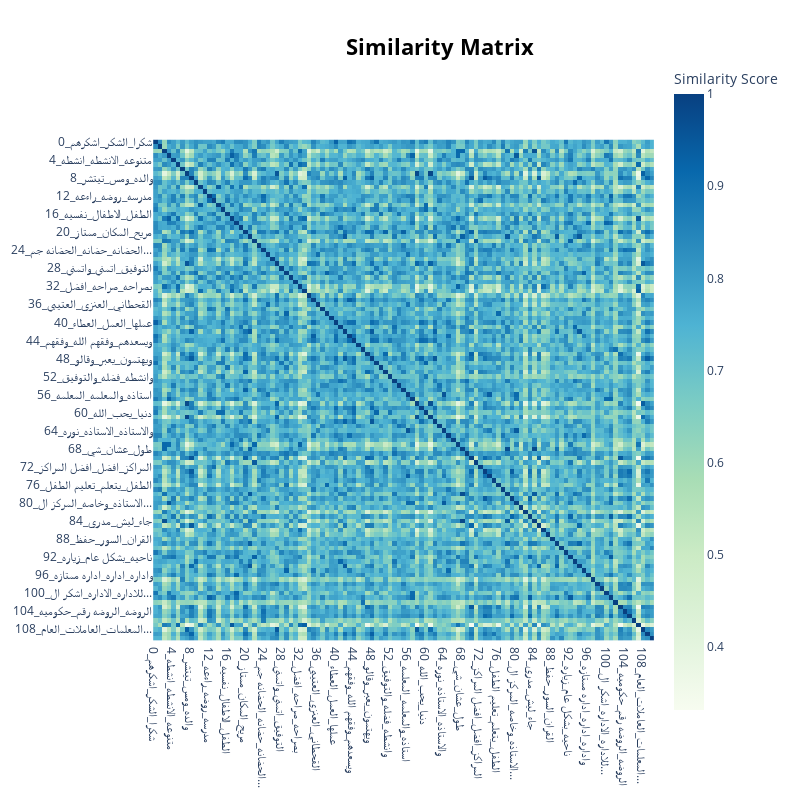

Notebook code for this chart:
### Code cell
topic_model.visualize_heatmap()

### Figure 1 — Plotly figure (JSON) as saved in the notebook; plotly's stock layout.template omitted (floating-point values rounded to 4 significant figures; data arrays with more than 128 entries replaced by an {"elided": "..."} marker saying what was removed)
{"data": [{"coloraxis": "coloraxis", "hovertemplate": "x: %{x}<br>y: %{y}<br>Similarity Score: %{z}<extra></extra>", "name": "0", "type": "heatmap", "x": ["0_شكرا_الشكر_اشكرهم", "1_المعلمات_ومعلمات_راءعات", "2_مو_اذا_شي", "3_واخص_بالشكر_الاستاذه", "4_متنوعه_الانشطه_انشطه", "5_ماشاء_ماشاء الله_ماشاءالله", "6_راءع_المركز راءع_اكثر راءع", "7_والتعامل_والفعاليات_واخلاص", "8_والده_ومس_تيتشر", "9_طفلي_طفلتي_لطفلي", "10_خير_الجزاء_خير الجزاء", "11_الرقم_رقم_ممكن", "12_مدرسه_روضه_راءعه", "13_افضل_الحضانات_افضل حضانه", "14_ميزان_بارك الله_بارك", "15_لله_الحمد_الحمدلله", "16_الطفل_الاطفال_نفسيه", "17_يسعدها_الله يسعدها_يعطيها", "18_الاداره_والاداره_راقي", "19_يسعدهم_الله يسعدهم_يوفقهم", "20_مريح_المكان_ممتاز", "21_طول_الحين_اللي", "22_ان_حتي_الي", "23_طاقم_وطاقم_عمل", "24_الحضانه_حضانه_الحضانه جم...", "25_ام_والده_عبدالله", "26_رقم_رقم سنوات_رقم شهور", "27_احترام_الترفيه_حريصين", "28_التوفيق_اتمني_واتمني", "29_الاطفال_يتعاملون_الطفل", "30_باذن_باذن الله_شاء", "31_تجربه_تجربتي_كانت", "32_بصراحه_صراحه_افضل", "33_العافيه_يعطيهم_يعطيهم ال...", "34_السلام_والاحترام_للكل", "35_وحسن_تعامل_وتعامل", "36_القحطاني_العنزي_العتيبي", "37_بيءه_وبيءه_بيءه امنه", "38_الاطفال_وحرصهم الاطفال_و...", "39_انصح_وانصح_الجميع", "40_عملها_العمل_العطاء", "41_مبسوط_الحمدلله_مبسوطه", "42_تعرف_شيء_شي", "43_وحسن_الراقي_الاستقبال", "44_ويسعدهم_وفقهم الله_وفقهم", "45_مناسبه_معقوله_الاسعار", "46_نظافه_النظافه_ونظافه", "47_مركز_مركز متكامل_المركز", "48_ويهتمون_يعبر_وقالو", "49_موفقين_بالتوفيق_التقدم", "50_المهارات_الطفل_مهارات", "51_مركز جميل_جميل_مركز", "52_وانشطه_فضله_والتوفيق", "53_مرتاحه_وانا_وانت", "54_للاطفال_ومناسب_للطفل", "55_المبني_والمبني_قديم", "56_استاذه_والمعلمه_المعلمه", "57_اشكر_الحضانه_لمديره", "58_والمعلمات_اسماء_", "59_والابتسامه_وابتسامه_الدا...", "60_دنيا_يحب_الله", "61_واهتمام__", "62_حبيت_وحبيت_حبيت المكان", "63_للاطفال_مكان_مجهزه", "64_والاستاذه_الاستاذه_نوره", "65_راقي_واسلوبها_وتعاملهم", "66_يستاهلون_نجوم_خمس", "67_استاذه_قمه_الاستاذه", "68_طول_عشان_شي", "69_وكانهم_لاحظت_كانهم", "70_الاهل_الظهر_ويحب", "71_بالاضافه الي_بالاضافه_اعلي", "72_المراكز_افضل_افضل المراكز", "73_والتعليميه_وزياده_والادا...", "74_ومعلمه_معلمه_والمعلمه", "75_ومتعاونين_ومتعاون_وممتعه", "76_الطفل_يتعلم_تعليم الطفل", "77_قمه_الاخلاق_قمه الاخلاق", "78_اشوف_اخذ_جيت", "79_العاليه_التربيه_التعليميه", "80_الاستاذه_وخاصه_المركز ال...", "81_ورعايه_اهتمام_رعايه", "82_مش_حاجه_اكتر", "83_ناحيه_المدرسه_ناحيه التع...", "84_جاء_ليش_مدري", "85_الداءم_داءم_داءما", "86_الحضانات_جربتها_افضل الح...", "87_الكلمه_بمعني الكلمه_بمعني", "88_القران_السور_حفظ", "89_المدرسه_الدراسه_يحب", "90_والانجليزي_انجليزي_العربيه", "91_بصدر رحب_بصدر_رحب", "92_ناحيه_بشكل عام_زياره", "93_وبنتي_كثير_استفادت", "94_خساره_والله_كلمه", "95_التعامل الاطفال_الاطفال_...", "96_واداره_اداره_اداره ممتازه", "97_مركز راءع_راءع_مركز", "98_متي_التسجيل_الرسوم", "99_ابتداءي_الترم_الابتداءي", "100_للاداره_الاداره_اشكر ال...", "101_المدرسه_المدرسه المدرسه...", "102_ونظافه_اكثر_", "103_الطلاب_التعليم_الطالب", "104_الروضه_الروضه رقم_حكوميه", "105_والمدرسه_المدرسه_مرتبه", "106_راءعه حضانه_حضانه راءعه...", "107_العافيه_يعطيكم العافيه_...", "108_المعلمات_العاملات_العام...", "109_وحنونين_مريحين_ماديين", "110_الحروف_وتعلم_الاحرف"], "xaxis": "x", "y": ["0_شكرا_الشكر_اشكرهم", "1_المعلمات_ومعلمات_راءعات", "2_مو_اذا_شي", "3_واخص_بالشكر_الاستاذه", "4_متنوعه_الانشطه_انشطه", "5_ماشاء_ماشاء الله_ماشاءالله", "6_راءع_المركز راءع_اكثر راءع", "7_والتعامل_والفعاليات_واخلاص", "8_والده_ومس_تيتشر", "9_طفلي_طفلتي_لطفلي", "10_خير_الجزاء_خير الجزاء", "11_الرقم_رقم_ممكن", "12_مدرسه_روضه_راءعه", "13_افضل_الحضانات_افضل حضانه", "14_ميزان_بارك الله_بارك", "15_لله_الحمد_الحمدلله", "16_الطفل_الاطفال_نفسيه", "17_يسعدها_الله يسعدها_يعطيها", "18_الاداره_والاداره_راقي", "19_يسعدهم_الله يسعدهم_يوفقهم", "20_مريح_المكان_ممتاز", "21_طول_الحين_اللي", "22_ان_حتي_الي", "23_طاقم_وطاقم_عمل", "24_الحضانه_حضانه_الحضانه جم...", "25_ام_والده_عبدالله", "26_رقم_رقم سنوات_رقم شهور", "27_احترام_الترفيه_حريصين", "28_التوفيق_اتمني_واتمني", "29_الاطفال_يتعاملون_الطفل", "30_باذن_باذن الله_شاء", "31_تجربه_تجربتي_كانت", "32_بصراحه_صراحه_افضل", "33_العافيه_يعطيهم_يعطيهم ال...", "34_السلام_والاحترام_للكل", "35_وحسن_تعامل_وتعامل", "36_القحطاني_العنزي_العتيبي", "37_بيءه_وبيءه_بيءه امنه", "38_الاطفال_وحرصهم الاطفال_و...", "39_انصح_وانصح_الجميع", "40_عملها_العمل_العطاء", "41_مبسوط_الحمدلله_مبسوطه", "42_تعرف_شيء_شي", "43_وحسن_الراقي_الاستقبال", "44_ويسعدهم_وفقهم الله_وفقهم", "45_مناسبه_معقوله_الاسعار", "46_نظافه_النظافه_ونظافه", "47_مركز_مركز متكامل_المركز", "48_ويهتمون_يعبر_وقالو", "49_موفقين_بالتوفيق_التقدم", "50_المهارات_الطفل_مهارات", "51_مركز جميل_جميل_مركز", "52_وانشطه_فضله_والتوفيق", "53_مرتاحه_وانا_وانت", "54_للاطفال_ومناسب_للطفل", "55_المبني_والمبني_قديم", "56_استاذه_والمعلمه_المعلمه", "57_اشكر_الحضانه_لمديره", "58_والمعلمات_اسماء_", "59_والابتسامه_وابتسامه_الدا...", "60_دنيا_يحب_الله", "61_واهتمام__", "62_حبيت_وحبيت_حبيت المكان", "63_للاطفال_مكان_مجهزه", "64_والاستاذه_الاستاذه_نوره", "65_راقي_واسلوبها_وتعاملهم", "66_يستاهلون_نجوم_خمس", "67_استاذه_قمه_الاستاذه", "68_طول_عشان_شي", "69_وكانهم_لاحظت_كانهم", "70_الاهل_الظهر_ويحب", "71_بالاضافه الي_بالاضافه_اعلي", "72_المراكز_افضل_افضل المراكز", "73_والتعليميه_وزياده_والادا...", "74_ومعلمه_معلمه_والمعلمه", "75_ومتعاونين_ومتعاون_وممتعه", "76_الطفل_يتعلم_تعليم الطفل", "77_قمه_الاخلاق_قمه الاخلاق", "78_اشوف_اخذ_جيت", "79_العاليه_التربيه_التعليميه", "80_الاستاذه_وخاصه_المركز ال...", "81_ورعايه_اهتمام_رعايه", "82_مش_حاجه_اكتر", "83_ناحيه_المدرسه_ناحيه التع...", "84_جاء_ليش_مدري", "85_الداءم_داءم_داءما", "86_الحضانات_جربتها_افضل الح...", "87_الكلمه_بمعني الكلمه_بمعني", "88_القران_السور_حفظ", "89_المدرسه_الدراسه_يحب", "90_والانجليزي_انجليزي_العربيه", "91_بصدر رحب_بصدر_رحب", "92_ناحيه_بشكل عام_زياره", "93_وبنتي_كثير_استفادت", "94_خساره_والله_كلمه", "95_التعامل الاطفال_الاطفال_...", "96_واداره_اداره_اداره ممتازه", "97_مركز راءع_راءع_مركز", "98_متي_التسجيل_الرسوم", "99_ابتداءي_الترم_الابتداءي", "100_للاداره_الاداره_اشكر ال...", "101_المدرسه_المدرسه المدرسه...", "102_ونظافه_اكثر_", "103_الطلاب_التعليم_الطالب", "104_الروضه_الروضه رقم_حكوميه", "105_والمدرسه_المدرسه_مرتبه", "106_راءعه حضانه_حضانه راءعه...", "107_العافيه_يعطيكم العافيه_...", "108_المعلمات_العاملات_العام...", "109_وحنونين_مريحين_ماديين", "110_الحروف_وتعلم_الاحرف"], "yaxis": "y", "z": {"elided": "111x111 float values"}}], "layout": {"coloraxis": {"colorbar": {"title": {"text": "Similarity Score"}}, "colorscale": [[0, "rgb(247,252,240)"], [0.125, "rgb(224,243,219)"], [0.25, "rgb(204,235,197)"], [0.375, "rgb(168,221,181)"], [0.5, "rgb(123,204,196)"], [0.625, "rgb(78,179,211)"], [0.75, "rgb(43,140,190)"], [0.875, "rgb(8,104,172)"], [1, "rgb(8,64,129)"]]}, "height": 800, "hoverlabel": {"bgcolor": "white", "font": {"family": "Rockwell", "size": 16}}, "legend": {"title": {"text": "Trend"}}, "margin": {"t": 60}, "showlegend": true, "title": {"font": {"color": "Black", "size": 22}, "text": "<b>Similarity Matrix</b>", "x": 0.55, "xanchor": "center", "y": 0.95, "yanchor": "top"}, "width": 800, "xaxis": {"anchor": "y", "constrain": "domain", "domain": [0, 1], "scaleanchor": "y"}, "yaxis": {"anchor": "x", "autorange": "reversed", "constrain": "domain", "domain": [0, 1]}}}
